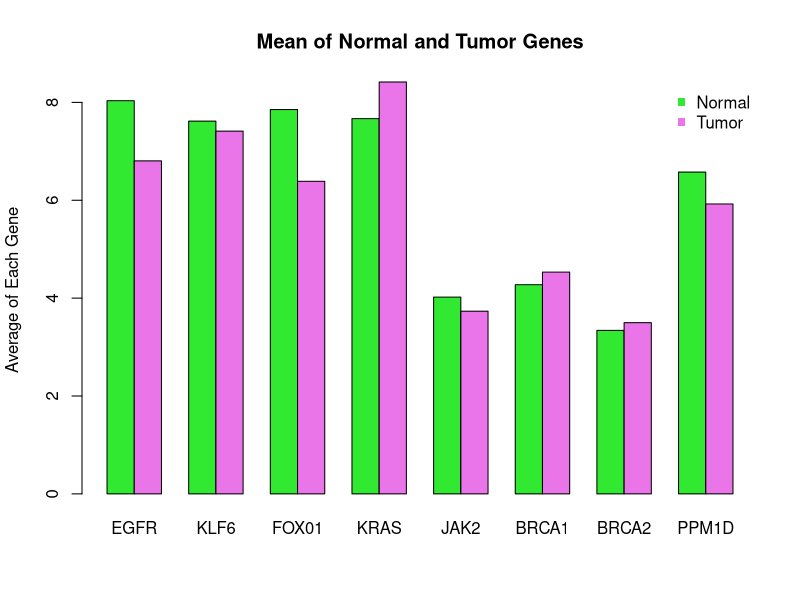

R code for this plot:
##Task 1

#Import the normalExp and tumorExp datasets:

normalExp <- read.csv('normalExp.csv')
normalExp

tumorExp <- read.csv('tumorExp.csv')
tumorExp

#Check the type of normalExp and tumorExp: 
typeof(normalExp)
typeof(tumorExp)
#The type for "normalExp" and "tumorExp" is set to 'list'
c('Since the type is set to list, we can tell that it is a vector that contains 
      various objects necessary for the data analysis.')
c('It can also be inferred that this should be changed to a dataframe to promote 
      an easier analysis. With a dataframe, the rows and columns can be easily
      selected for analysis and tranformation.')
  

##Task 2    

#Convert the normalExp and tumorExp datasets into a DataFrame:
normalExpd <- data.frame(normalExp)
normalExpd

tumorExpd <- data.frame(tumorExp)
tumorExpd

#Now transpose the data frame to a proper format:

normalExpt <- t(normalExpd)
normalExpt

tumorExpt <- t(tumorExpd)
tumorExpt

#Select only the BRCA1 columns from each data set and assign them a new vector variable:
nBRCA1 <- normalExpt[,6]
nBRCA1

tBRCA1 <- tumorExpt[,6]
tBRCA1

#Calculate the mean, median, variance, and standard deviation of nBRCA1 and tBRCA1:
#Normal results
nBRCA1_mean <- mean(nBRCA1)
nBRCA1_mean
nBRCA1_median <- median(nBRCA1)
nBRCA1_median
nBRCA1_variance <- var(nBRCA1)
nBRCA1_variance
nBRCA1_std <- sqrt(var(nBRCA1))
nBRCA1_std

#Better visuals for the normal BRCA1 statistics:

normal_BRCA1_stats = data.frame(nBRCA1_mean, nBRCA1_median, nBRCA1_variance, nBRCA1_std)
colnames(normal_BRCA1_stats) <- c('Mean', 'Median', 'Variance', 'Standard Deviation')
normal_BRCA1_stats



#Tumor results
tBRCA1_mean <- mean(tBRCA1)
tBRCA1_mean
tBRCA1_median <- median(tBRCA1)
tBRCA1_median
tBRCA1_variance <- var(tBRCA1)
tBRCA1_variance
tBRCA1_std <- sqrt(var(tBRCA1))
tBRCA1_std

#Better visuals for the tumor BRCA1 statistics: 

tumor_BRCA1_stats = data.frame(tBRCA1_mean, tBRCA1_median, tBRCA1_variance, tBRCA1_std)
colnames(tumor_BRCA1_stats) <- c('Mean', 'Median', 'Variance', 'Standard Deviation')
tumor_BRCA1_stats


#Now calculate the means of all genes of both data sets and create a new data frame of all results:
norMean <- colMeans(normalExpt)
norMean
tuMean <- colMeans(tumorExpt)
tuMean

NorTuMean <- data.frame(norMean, tuMean)
NorTuMean

#Save the NorTuMean dataframe as a csv file: 
write.csv(NorTuMean, 'NormalvTumorMean.csv')

#As a bonus, make a bar plot of the two columns in NorTuMean:
genes <-  c('EGFR', 'KLF6', 'FOX01', 'KRAS', 'JAK2', 'BRCA1', 'BRCA2', 'PPM1D')
barplot(t(matrix(c(NorTuMean$norMean, NorTuMean$tuMean), nc=2)), col = c(rgb(0.1,0.9,0.1,0.9),rgb(0.9,0.4,0.9,0.9)), beside = T, main = 'Mean of Normal and Tumor Genes', ylab = 'Average of Each Gene', names.arg = genes)
legend("topright", c('Normal', 'Tumor'), pch = 15, col = c(rgb(0.1,0.9,0.1,0.9),rgb(0.9,0.4,0.9,0.9)), bty = 'n' )
